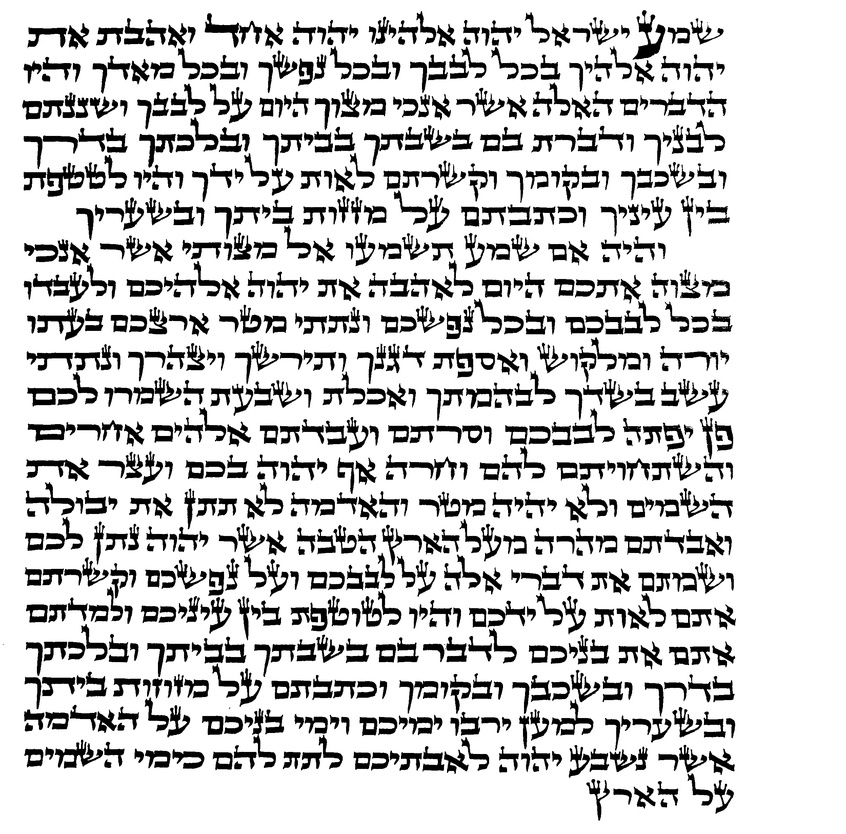
#> input picture tasks/templates/media/temp/bw_image.jpg, 846 x 834 px, shrunk from 2496 x 2460 before the run, found by its file name
$ python train.py
#> lines starting #> are read from the running program, lines starting #| are printed output that depends on the picture; after the words box and inside, x2 and y2 are one past the last pixel; in counts of white or black regions, pixels touching at a corner belong together
import cv2
import pytesseract


# Gray Scale
def convert_grayscale(img):
    img = cv2.cvtColor(img, cv2.COLOR_BGR2GRAY)
    return img

# Noise removal
def blur(img, param):
    img = cv2.medianBlur(img, param)
    return img

# Thresholding
def threshold(img):
    img = cv2.threshold(img, 0, 255, cv2.THRESH_BINARY + cv2.THRESH_OTSU)[1]
    return img


pytesseract.pytesseract.tesseract_cmd = r'C:\Program Files\Tesseract-OCR\tesseract.exe'
# Cargar imagen
img = cv2.imread("tasks/templates/media/temp/bw_image.jpg")
#> img is the input picture: shape (834, 846, 3); min 0, max 255, mean 207.5
h, w, c = img.shape
#> h = 834; w = 846; c = 3

# Preprocesamiento de imagen
gray = convert_grayscale(img)
blurred = blur(gray, 3)
#> in blur, `img = cv2.medianBlur(img, param)`:
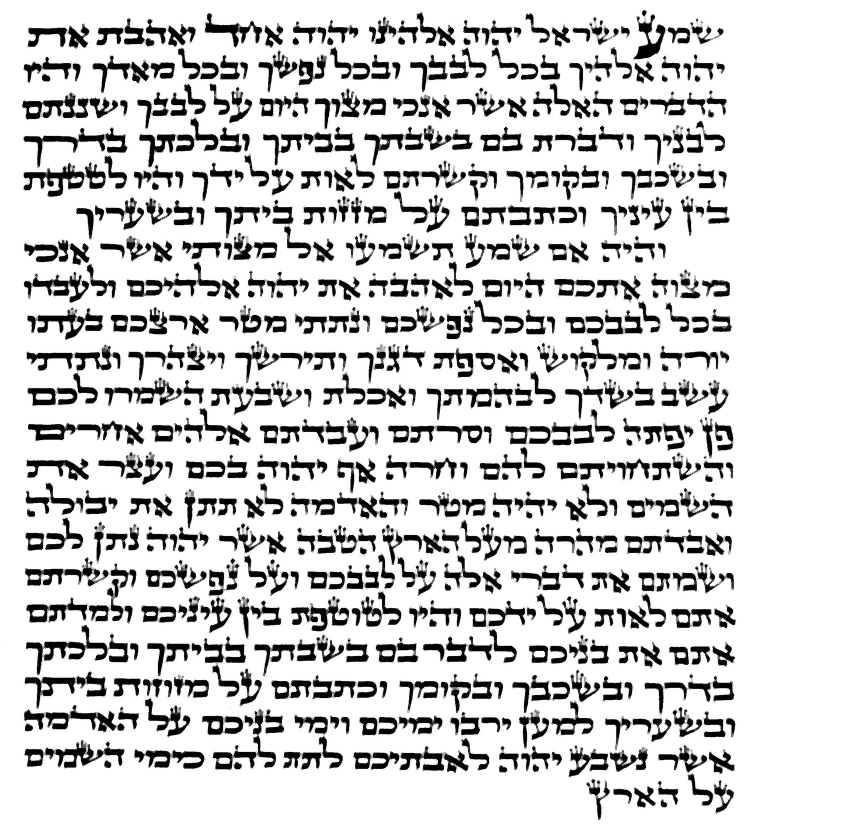
#> img: shape (834, 846); min 0, max 255, mean 208.8
thresh = threshold(blurred)
#> in threshold, `img = cv2.threshold(img, 0, 255, cv2.THRESH_BINARY + cv2.THRESH_OTSU)[1]`:
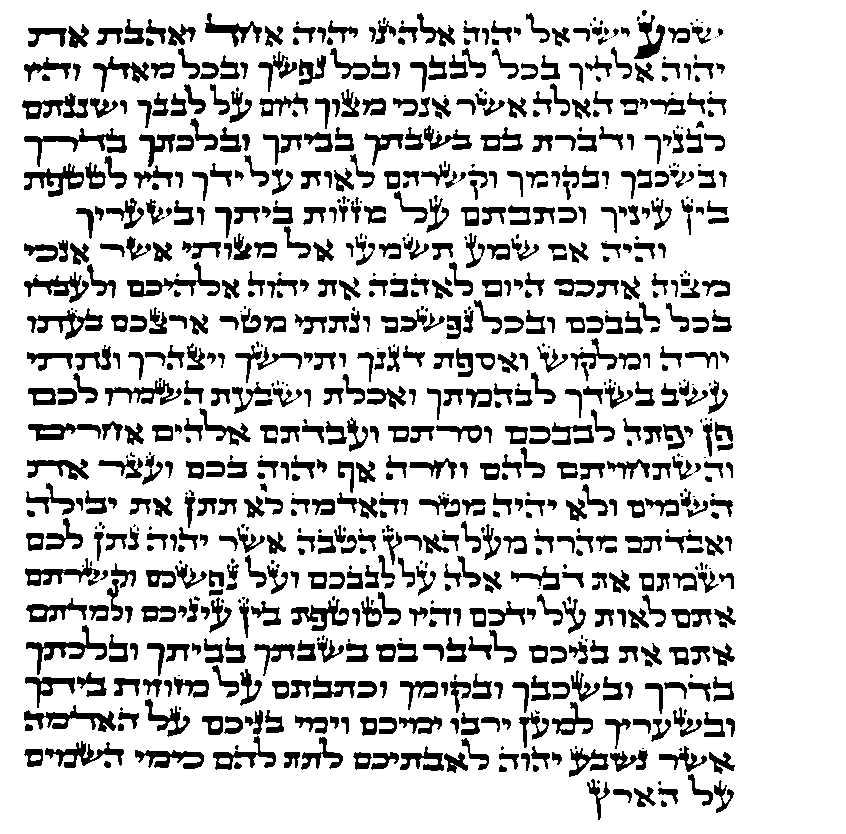
#> img: shape (834, 846); 81.4% white; 866 black regions (178 under 20 px), largest, box (x1, y1, x2, y2) and area: (26, 625, 107, 675) 924, (24, 705, 116, 732) 907, (24, 128, 127, 167) 901

# Obtener cuadros de texto
#> (the run stopped early here; a loop or call above may not have finished)
